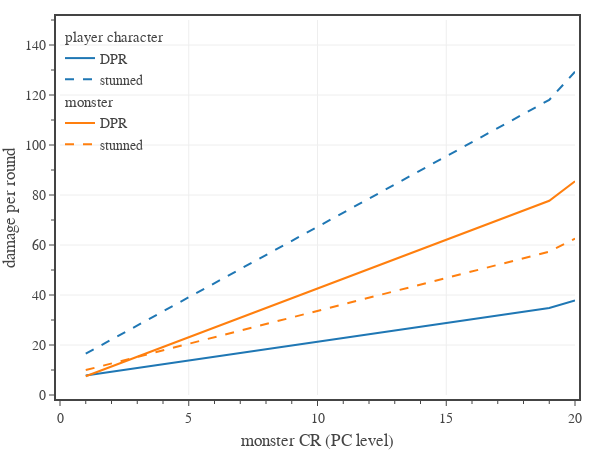

Notebook code for this chart:
### Code cell
# compares the stunned condition for PCs and monsters

# create figure
fig = go.Figure(
    layout=go.Layout(
        template=tfb.FIG_TEMPLATE,
        xaxis=dict(
            title_text='monster CR (PC level)',
            range=[0.0, 20.0],
            tick0=0, dtick=5.0,
            minor=dict(tick0=0, dtick=1.0),
        ),
        yaxis=dict(
            title_text='damage per round',
            range=[0, 150],
            tick0=0, dtick=20,
            minor=dict(tick0=0, dtick=10),
        ),
        legend=dict(
            yanchor='top',  y=1.00,
            xanchor='left', x=0.00,
            bgcolor='rgba(0,0,0,0)',
            orientation='v',
            itemclick=False, itemdoubleclick=False,
            tracegroupgap=0,
        ),
    )
)

# plot data
CONDITIONS = {
    'Blinded':       {'Enemy Attacks': -0.37, 'Enemy Saves':  0.00, 'Ally Attacks':  0.37, 'Ally Saves':  0.00},
    'Charmed':       {'Enemy Attacks':  0.00, 'Enemy Saves':  0.00, 'Ally Attacks':  0.00, 'Ally Saves':  0.00},
    'Deafened':      {'Enemy Attacks':  0.00, 'Enemy Saves':  0.00, 'Ally Attacks':  0.00, 'Ally Saves':  0.00},
    'Frightened':    {'Enemy Attacks': -0.37, 'Enemy Saves':  0.00, 'Ally Attacks':  0.00, 'Ally Saves':  0.00},
    'Grappled':      {'Enemy Attacks':  0.00, 'Enemy Saves':  0.00, 'Ally Attacks':  0.00, 'Ally Saves':  0.00},
    'Incapacitated': {'Enemy Attacks': -1.00, 'Enemy Saves': -1.00, 'Ally Attacks':  0.37, 'Ally Saves':  0.00},
    'Invisible':     {'Enemy Attacks': -0.37, 'Enemy Saves':  0.00, 'Ally Attacks':  0.37, 'Ally Saves':  0.00},
    'Paralyzed':     {'Enemy Attacks': -1.00, 'Enemy Saves': -1.00, 'Ally Attacks':  0.98, 'Ally Saves':  0.21}, #  21-54%
    'Petrified':     {'Enemy Attacks': -1.00, 'Enemy Saves': -1.00, 'Ally Attacks': -0.35, 'Ally Saves': -0.27}, # -27-55%
    'Poisoned':      {'Enemy Attacks': -0.37, 'Enemy Saves':  0.00, 'Ally Attacks':  0.00, 'Ally Saves':  0.00},
    'Prone':         {'Enemy Attacks': -0.37, 'Enemy Saves':  0.00, 'Ally Attacks':  0.37, 'Ally Saves':  0.00},
    'Restrained':    {'Enemy Attacks': -0.37, 'Enemy Saves':  0.00, 'Ally Attacks':  0.37, 'Ally Saves':  0.14}, #  14-35%
    'Stunned':       {'Enemy Attacks': -1.00, 'Enemy Saves': -1.00, 'Ally Attacks':  0.37, 'Ally Saves':  0.21}, #  21-54%
    'Unconscious':   {'Enemy Attacks': -1.00, 'Enemy Saves': -1.00, 'Ally Attacks':  0.98, 'Ally Saves':  0.21}, #  21-54%
}

dfD = pd.read_csv('../../assets/data/dmg-targets.csv') # 'CR','PB','XP','AC','HP Mean','AB','DPR Mean'
dfD = dfD[dfD['CR'].between(1, 20)]
n_targets = 1
n_pcs = 4
n_mons = 1
pc_DPR = dfD['HP Mean']/(4*2.5)
mon_DPR = 0.65*dfD['DPR Mean']

colors = ['#7f7f7f','#1f77b4','#ff7f0e','#2ca02c']

fig.add_trace(go.Scatter(
    x=dfD['CR'], 
    y=pc_DPR,
    mode='lines', 
    line_color=colors[1],
    name='DPR',
    legendgroup='player character',
    hovertemplate=
            '<b>Player Characters</b><br>'+
            'level %{x:.0f}<br>'+
            'DPR %{y:.1f}'+
            '<extra></extra>'
))

fig.add_trace(go.Scatter(
    x=dfD['CR'], 
    y=mon_DPR,
    mode='lines', 
    line_color=colors[2],
    name='DPR',
    legendgroup='monster',
    hovertemplate=
            '<b>Monsters</b><br>'+
            'CR %{x:.0f}<br>'+
            'DPR %{y:.1f}'+
            '<extra></extra>'
))

for cond in ['Stunned']:
    c = CONDITIONS[cond]

    mon_weight = -c['Enemy Attacks']
    pc_weight = 0.5*(c['Ally Attacks'] + c['Ally Saves'])
    fig.add_trace(go.Scatter(
        x=dfD['CR'], 
        y=n_targets*mon_weight*mon_DPR + n_pcs*pc_weight*pc_DPR,
        mode='lines', 
        line_dash='dash',
        line_color=colors[1],
        name=f'{cond.lower()}',
        legendgroup='player character',
        legendgrouptitle_text="player character",
        hovertemplate=
                '<b>Player Characters</b><br>'+
                'level %{x:.0f}<br>'+
                'DPR + healing %{y:.1f}'+
                '<extra></extra>'
    ))
    
    pc_weight = -c['Enemy Attacks']
    mon_weight = 0.5*(c['Ally Attacks'] + c['Ally Saves'])
    fig.add_trace(go.Scatter(
        x=dfD['CR'], 
        y=n_mons*mon_weight*mon_DPR + n_targets*pc_weight*pc_DPR,
        mode='lines', 
        line_dash='dash',
        line_color=colors[2],
        name=f'{cond.lower()}',
        legendgroup='monster',
        legendgrouptitle_text="monster",
        hovertemplate=
                '<b>Monsters</b><br>'+
                'CR %{x:.0f}<br>'+
                'DPR + healing %{y:.1f}'+
                '<extra></extra>'
    ))


# show figure
fig.update_layout(width=600, height=450)
fig.show(config=tfb.FIG_CONFIG)

# save figures
if SAVEFIGS:
    fig.update_layout(autosize=True, width=None, height=None)
    tfb.save_fig_html(fig, format='large', name=f'./fig-dpr-stunned-illustrative-large')
    tfb.save_fig_html(fig, format='small', name=f'./fig-dpr-stunned-illustrative-small')

### Figure 1 — Plotly figure (JSON) as saved in the notebook; plotly's stock layout.template omitted (floating-point values rounded to 4 significant figures)
{"data": [{"hovertemplate": "<b>Player Characters</b><br>level %{x:.0f}<br>DPR %{y:.1f}<extra></extra>", "legendgroup": "player character", "line": {"color": "#1f77b4"}, "mode": "lines", "name": "DPR", "type": "scatter", "x": [1, 2, 3, 4, 5, 6, 7, 8, 9, 10, 11, 12, 13, 14, 15, 16, 17, 18, 19, 20], "y": [7.8, 9.3, 10.8, 12.3, 13.8, 15.3, 16.8, 18.3, 19.8, 21.3, 22.8, 24.3, 25.8, 27.3, 28.8, 30.3, 31.8, 33.3, 34.8, 37.8]}, {"hovertemplate": "<b>Monsters</b><br>CR %{x:.0f}<br>DPR %{y:.1f}<extra></extra>", "legendgroup": "monster", "line": {"color": "#ff7f0e"}, "mode": "lines", "name": "DPR", "type": "scatter", "x": [1, 2, 3, 4, 5, 6, 7, 8, 9, 10, 11, 12, 13, 14, 15, 16, 17, 18, 19, 20], "y": [7.475, 11.38, 15.28, 19.18, 23.07, 26.98, 30.88, 34.77, 38.68, 42.58, 46.48, 50.38, 54.27, 58.18, 62.08, 65.98, 69.88, 73.78, 77.67, 85.48]}, {"hovertemplate": "<b>Player Characters</b><br>level %{x:.0f}<br>DPR + healing %{y:.1f}<extra></extra>", "legendgroup": "player character", "legendgrouptitle": {"text": "player character"}, "line": {"color": "#1f77b4", "dash": "dash"}, "mode": "lines", "name": "stunned", "type": "scatter", "x": [1, 2, 3, 4, 5, 6, 7, 8, 9, 10, 11, 12, 13, 14, 15, 16, 17, 18, 19, 20], "y": [16.52, 22.16, 27.8, 33.44, 39.08, 44.72, 50.36, 56.0, 61.64, 67.28, 72.92, 78.56, 84.2, 89.84, 95.48, 101.1, 106.8, 112.4, 118.0, 129.3]}, {"hovertemplate": "<b>Monsters</b><br>CR %{x:.0f}<br>DPR + healing %{y:.1f}<extra></extra>", "legendgroup": "monster", "legendgrouptitle": {"text": "monster"}, "line": {"color": "#ff7f0e", "dash": "dash"}, "mode": "lines", "name": "stunned", "type": "scatter", "x": [1, 2, 3, 4, 5, 6, 7, 8, 9, 10, 11, 12, 13, 14, 15, 16, 17, 18, 19, 20], "y": [9.968, 12.6, 15.23, 17.86, 20.49, 23.12, 25.75, 28.38, 31.02, 33.65, 36.28, 38.91, 41.54, 44.17, 46.8, 49.43, 52.06, 54.69, 57.33, 62.59]}], "layout": {"height": 450, "legend": {"bgcolor": "rgba(0,0,0,0)", "itemclick": false, "itemdoubleclick": false, "orientation": "v", "tracegroupgap": 0, "x": 0, "xanchor": "left", "y": 1, "yanchor": "top"}, "width": 600, "xaxis": {"dtick": 5, "minor": {"dtick": 1, "tick0": 0}, "range": [0, 20], "tick0": 0, "title": {"text": "monster CR (PC level)"}}, "yaxis": {"dtick": 20, "minor": {"dtick": 10, "tick0": 0}, "range": [0, 150], "tick0": 0, "title": {"text": "damage per round"}}}}
